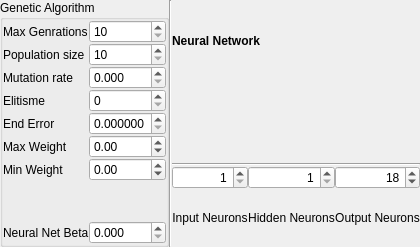
   <widget class="QWidget" name="tab_NN">
    <attribute name="title">
     <string>Neural Network</string>
    </attribute>
    <layout class="QGridLayout" name="gridLayout_6">
     <property name="leftMargin">
      <number>0</number>
     </property>
     <property name="topMargin">
      <number>0</number>
     </property>
     <property name="rightMargin">
      <number>0</number>
     </property>
     <property name="bottomMargin">
      <number>0</number>
     </property>
     <property name="spacing">
      <number>0</number>
     </property>
     <item row="0" column="0">
      <layout class="QHBoxLayout" name="horizontalLayout">
       <item>
        <widget class="QGroupBox" name="groupBox_6">
         <property name="title">
          <string>Genetic Algorithm</string>
         </property>
         <layout class="QGridLayout" name="gridLayout_11">
          <property name="leftMargin">
           <number>0</number>
          </property>
          <property name="topMargin">
           <number>0</number>
          </property>
          <property name="rightMargin">
           <number>0</number>
          </property>
          <property name="bottomMargin">
           <number>0</number>
          </property>
          <property name="spacing">
           <number>0</number>
          </property>
          <item row="0" column="1">
           <layout class="QGridLayout" name="gridLayout_10">
            <item row="4" column="2">
             <widget class="QDoubleSpinBox" name="doubleSpinBox_endError">
              <property name="decimals">
               <number>6</number>
              </property>
              <property name="maximum">
               <double>1.000000000000000</double>
              </property>
              <property name="singleStep">
               <double>0.000010000000000</double>
              </property>
             </widget>
            </item>
            <item row="6" column="1">
             <widget class="QLabel" name="label_33">
              <property name="text">
               <string>Min Weight</string>
              </property>
             </widget>
            </item>
            <item row="5" column="1">
             <widget class="QLabel" name="label_32">
              <property name="text">
               <string>Max Weight</string>
              </property>
             </widget>
            </item>
            <item row="4" column="1">
             <widget class="QLabel" name="label_29">
              <property name="text">
               <string>End Error</string>
              </property>
             </widget>
            </item>
            <item row="3" column="1">
             <widget class="QLabel" name="label_28">
              <property name="text">
               <string>Elitisme</string>
              </property>
             </widget>
            </item>
            <item row="0" column="2">
             <widget class="QSpinBox" name="spinBox_MaxGen">
              <property name="minimum">
               <number>10</number>
              </property>
              <property name="maximum">
               <number>10000</number>
              </property>
             </widget>
            </item>
            <item row="1" column="2">
             <widget class="QSpinBox" name="spinBox_PopSize">
              <property name="minimum">
               <number>10</number>
              </property>
              <property name="maximum">
               <number>200</number>
              </property>
              <property name="singleStep">
               <number>2</number>
              </property>
             </widget>
            </item>
            <item row="2" column="2">
             <widget class="QDoubleSpinBox" name="doubleSpinBox_MutationRate">
              <property name="decimals">
               <number>3</number>
              </property>
              <property name="maximum">
               <double>1.000000000000000</double>
              </property>
              <property name="singleStep">
               <double>0.005000000000000</double>
              </property>
             </widget>
            </item>
            <item row="1" column="1">
             <widget class="QLabel" name="label_25">
              <property name="text">
               <string>Population size</string>
              </property>
             </widget>
            </item>
            <item row="3" column="2">
             <widget class="QSpinBox" name="spinBox_Elitisme"/>
            </item>
            <item row="2" column="1">
             <widget class="QLabel" name="label_27">
              <property name="text">
               <string>Mutation rate</string>
              </property>
             </widget>
            </item>
            <item row="0" column="1">
             <widget class="QLabel" name="label_24">
              <property name="text">
               <string>Max Genrations</string>
              </property>
             </widget>
            </item>
            <item row="7" column="1">
             <spacer name="verticalSpacer_3">
              <property name="orientation">
               <enum>Qt::Vertical</enum>
              </property>
              <property name="sizeHint" stdset="0">
               <size>
                <width>20</width>
                <height>40</height>
               </size>
              </property>
             </spacer>
            </item>
            <item row="8" column="2">
             <widget class="QDoubleSpinBox" name="doubleSpinBox_Beta">
              <property name="decimals">
               <number>3</number>
              </property>
              <property name="maximum">
               <double>1.000000000000000</double>
              </property>
              <property name="singleStep">
               <double>0.010000000000000</double>
              </property>
             </widget>
            </item>
            <item row="8" column="1">
             <widget class="QLabel" name="label_30">
              <property name="text">
               <string>Neural Net Beta</string>
              </property>
             </widget>
            </item>
            <item row="5" column="2">
             <widget class="QDoubleSpinBox" name="doubleSpinBox_maxWeight">
              <property name="minimum">
               <double>-1000.000000000000000</double>
              </property>
              <property name="maximum">
               <double>1000.000000000000000</double>
              </property>
             </widget>
            </item>
            <item row="6" column="2">
             <widget class="QDoubleSpinBox" name="doubleSpinBox_MinWeight">
              <property name="minimum">
               <double>-1000.000000000000000</double>
              </property>
              <property name="maximum">
               <double>1000.000000000000000</double>
              </property>
             </widget>
            </item>
           </layout>
          </item>
         </layout>
        </widget>
       </item>
       <item>
        <widget class="Line" name="line_3">
         <property name="orientation">
          <enum>Qt::Vertical</enum>
         </property>
        </widget>
       </item>
       <item>
        <layout class="QVBoxLayout" name="verticalLayout">
         <property name="spacing">
          <number>0</number>
         </property>
         <item>
          <widget class="QLabel" name="label_21">
           <property name="font">
            <font>
             <weight>75</weight>
             <bold>true</bold>
            </font>
           </property>
           <property name="text">
            <string>Neural Network</string>
           </property>
          </widget>
         </item>
         <item>
          <widget class="QLabel" name="label_NNimage">
           <property name="text">
            <string/>
           </property>
          </widget>
         </item>
         <item>
          <widget class="Line" name="line_4">
           <property name="orientation">
            <enum>Qt::Horizontal</enum>
           </property>
          </widget>
         </item>
         <item>
          <layout class="QGridLayout" name="gridLayout_7">
           <item row="0" column="0">
            <widget class="QSpinBox" name="spinBox_InputNeurons">
             <property name="alignment">
              <set>Qt::AlignRight|Qt::AlignTrailing|Qt::AlignVCenter</set>
             </property>
             <property name="minimum">
              <number>1</number>
             </property>
             <property name="maximum">
              <number>200</number>
             </property>
            </widget>
           </item>
           <item row="0" column="1">
            <widget class="QSpinBox" name="spinBox_HiddenNeurons">
             <property name="alignment">
              <set>Qt::AlignRight|Qt::AlignTrailing|Qt::AlignVCenter</set>
             </property>
             <property name="minimum">
              <number>1</number>
             </property>
             <property name="maximum">
              <number>1000</number>
             </property>
            </widget>
           </item>
           <item row="0" column="2">
            <widget class="QSpinBox" name="spinBox_OutputNeurons">
             <property name="alignment">
              <set>Qt::AlignRight|Qt::AlignTrailing|Qt::AlignVCenter</set>
             </property>
             <property name="minimum">
              <number>1</number>
             </property>
             <property name="maximum">
              <number>100</number>
             </property>
             <property name="value">
              <number>18</number>
             </property>
            </widget>
           </item>
           <item row="1" column="0">
            <widget class="QLabel" name="label_6">
             <property name="text">
              <string>Input Neurons</string>
             </property>
             <property name="alignment">
              <set>Qt::AlignCenter</set>
             </property>
            </widget>
           </item>
           <item row="1" column="1">
            <widget class="QLabel" name="label_8">
             <property name="text">
              <string>Hidden Neurons</string>
             </property>
             <property name="alignment">
              <set>Qt::AlignCenter</set>
             </property>
            </widget>
           </item>
           <item row="1" column="2">
            <widget class="QLabel" name="label_20">
             <property name="text">
              <string>Output Neurons</string>
             </property>
             <property name="alignment">
              <set>Qt::AlignCenter</set>
             </property>
            </widget>
           </item>
          </layout>
         </item>
        </layout>
       </item>
      </layout>
     </item>
    </layout>
   </widget>
